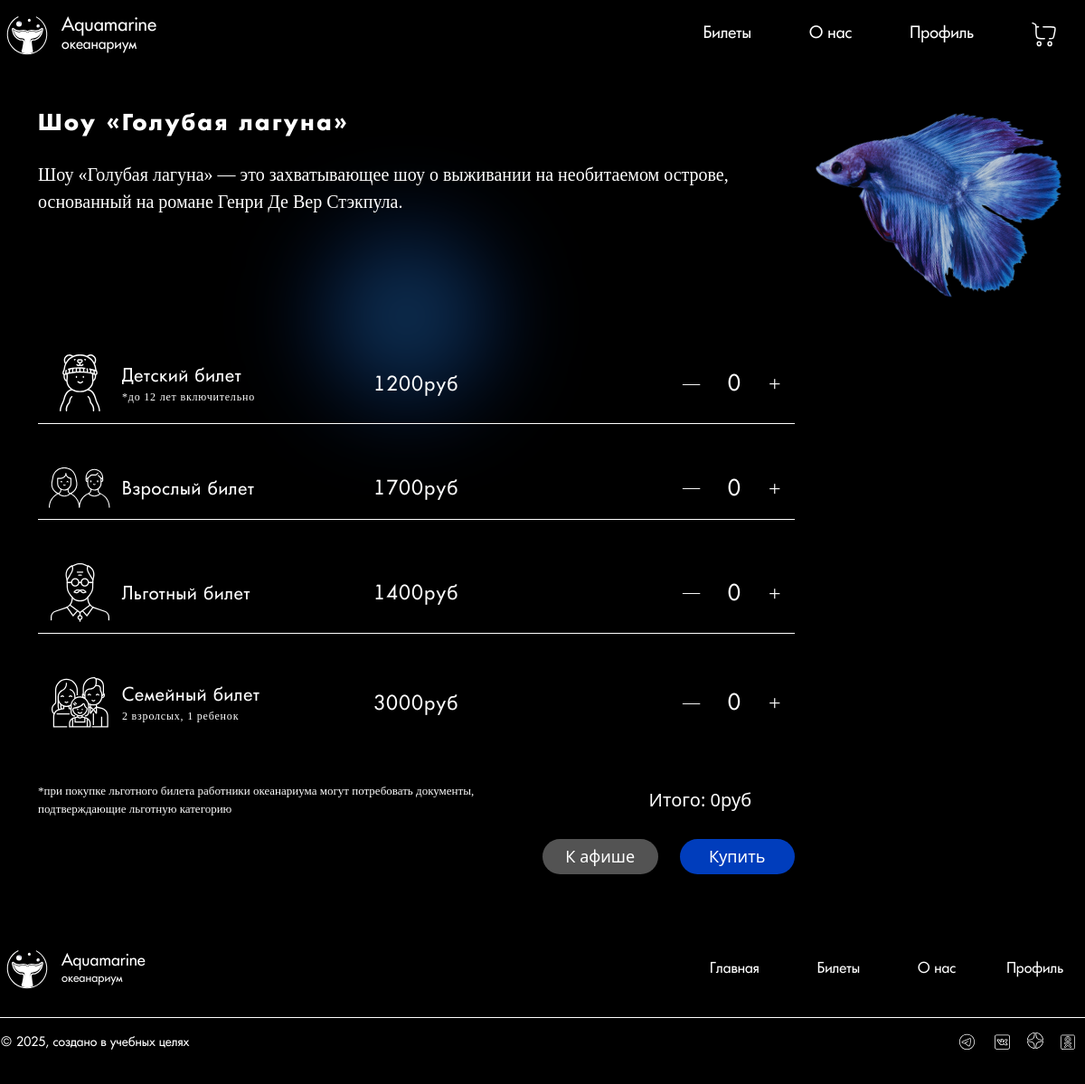
The app's page /php/pages/ticket.php?id=1 with its own data.
### tables this page shows
CREATE TABLE `events` (
  `idEvent` int(11) NOT NULL,
  `nameEvent` varchar(50) NOT NULL,
  `descriptionEvent` varchar(255) NOT NULL,
  `ticketsEvent` tinyint(1) NOT NULL,
  `idCategory` int(11) NOT NULL,
  `imgEvent` varchar(255) NOT NULL
);

CREATE TABLE `event_cost` (
  `idEventCost` int(11) NOT NULL,
  `idEvent` int(11) NOT NULL,
  `idTicketType` int(11) NOT NULL,
  `cost` int(11) NOT NULL
);

CREATE TABLE `category_ticket` (
  `idCategory` int(11) NOT NULL,
  `nameCategory` varchar(50) NOT NULL,
  `descCategory` varchar(255) NOT NULL,
  `imgCategory` varchar(255) NOT NULL
);

### php/pages/ticket.php (the view, shortened to what this page needs)
<!DOCTYPE html>
<html lang="en">
<head>
    <link rel="stylesheet" href="https://cdn.jsdelivr.net/npm/swiper@8/swiper-bundle.min.css">
    <link rel="stylesheet" href="/bootstrap-5.3.3-dist/css/bootstrap.min.css">
    <link rel="stylesheet" href="/style/ticketPage.css">
    <link rel="stylesheet" href="/style/headerAndFooter.css">
    <link rel="stylesheet" href="/style/reset.css">
    <link rel="stylesheet" href="/style/mainStyle.css">
</head>
<body>
    <?php
    $root = $_SERVER['DOCUMENT_ROOT'];
    include "$root/php/pages/header.php"
        ?>
    <main>
        <div class="container">
            <?php
            $idTicket = $_GET['id'];
            $link = new mysqli("localhost", "root", "", "aquarium");
            $query = "SELECT DISTINCT event_cost.idEventCost, event_cost.idEvent, event_cost.idTicketType, event_cost.cost, category_ticket.nameCategory, category_ticket.descCategory, category_ticket.imgCategory, events.descriptionEvent, events.nameEvent FROM event_cost
            JOIN category_ticket ON event_cost.idTicketType = category_ticket.idCategory
            JOIN events ON event_cost.idEvent = events.idEvent
            WHERE event_cost.idEvent = $idTicket";
            $res = mysqli_query($link, $query);
            $tickets = [];
            while ($ticket = $res->fetch_assoc()) {
                array_push($tickets, $ticket);
            }
            ?>
            <?php
            $query = "SELECT events.descriptionEvent, events.nameEvent FROM events WHERE idEvent = $idTicket";
            $resInfo = mysqli_query($link, $query);
            $ticketInfo = $resInfo->fetch_assoc();
            ?>
            <div class="main-desc row mt-5">
                <div class="col-md-9 col-12">
                    <div class="main-desc__name"><?= $ticketInfo['nameEvent'] ?></div>
                    <div class="main-desc__desc mt-4"><?= $ticketInfo['descriptionEvent'] ?></div>
                </div>
                <div class="col-md-3">
                    <img src="/img/ticketPage/fish.png" alt="fish" class="main-desc__img  d-none d-md-block">
                </div>
            </div>
            <div class="circle row__circle_extra-small"></div>
            <form action="/php/actions/addTicketsToDB.php" method="post" onsubmit="updateHiddenFields()">
                <?php
                foreach ($tickets as $ticket):
                    ?>
                    <div class="ticket-row d-flex mb-5 col-12 col-lg-9">
                        <div class="ticket-row__name-ticket col-lg-5 col-xl-4 col-5 d-flex">
                            <div class="col-4 ticket-row__img  d-flex justify-content-center align-items-center">
                                <img src="<?= $ticket['imgCategory'] ?>" alt="<?= $ticket['nameCategory'] ?>"
                                    class="img-ticket">
                            </div>
                            <div class="col-lg-8 col-8 ticket-row__name d-flex flex-column justify-content-center">
                                <div class="ticket-row__name_title"><?= $ticket['nameCategory'] ?></div>
                                <div class="ticket-row__name_desc"><?= $ticket['descCategory'] ?></div>
                            </div>
                        </div>
                        <div
                            class="col-3 col-lg-2 offset-xl-1 offset-xxl-0 d-flex justify-content-center align-items-center">
                            <span name="cost" class="ticket-row__cost"><?= $ticket['cost'] ?> </span>
                            <span class="ticket-row__cost_currency">руб</span>
                        </div>
                        <div
                            class="ticket-row__btns col-3 col-md-2 col-lg-2  offset-1 offset-sm-1 offset-md-2 offset-lg-3 offset-xxl-4 d-flex justify-content-around align-items-center">
                            <button type="button" name="minus" class="ticket-row__btn ticket-row__btn_minus"> — </button>
                            <span name="count" class="ticket-row__count-ticket">0</span>
                            <button type="button" name="plus" class="ticket-row__btn ticket-row__btn_plus"> + </button>
                        </div>
                    </div>
                <?php endforeach; ?>
                <div class="d-flex col-12 col-lg-9 justify-content-between align-items-center">
                    <div class="footnote col-7">*при покупке льготного билета работники океанариума могут потребовать
                        документы, подтверждающие льготную категорию</div>
                    <div class=" col-3 col-xl-3 text-center">
                        <span class="text-total">Итого: </span>
                        <div class="total d-inline">
                            0руб
                        </div>
                    </div>
                </div>
                <div class="col-12 col-lg-9 d-flex justify-content-end mt-4">
                    <div class="btn-wrapper col-8 col-sm-6 col-md-5 col-xl-4 d-flex">
                        <button type="submit" class="btn btns-ticket btn-exit w-100" value="to_tickets" name="action">К
                            афише</button>
                        <button type="submit" class="btn btns-ticket btn-buy w-100 ms-4" value="to_cart"
                            name="action">Купить</button>
                    </div>
                </div>
            </form>
        </div>
        <div class="alert-wrapper d-flex justify-content-end col-12">
        </div>
    </main>
    <?php
    $root = $_SERVER['DOCUMENT_ROOT'];
    include "$root/php/pages/footer.php"
        ?>
</body>
</html>

### style/ticketPage.css (style rules this page uses)
html, body { height: 100%; }
body { display: flex; flex-direction: column; min-height: 100vh; background-color: #000; color: #FFFFFF; }
main { flex: 1; margin-top: 70px; }
.main-desc { margin-bottom: clamp(35px, 10vw, 70px); }
.main-desc .main-desc__img { transform: rotate(12deg); width: auto; height: clamp(130px, 17vw, 230px); }
.main-desc .main-desc__name { font-family: "Futurica ExtraBold", "sans-serif"; font-size: clamp(24px, 2vw, 35px); letter-spacing: 2.5px; }
.main-desc .main-desc__desc { font-family: "Futurica Light", "sans-serif"; font-size: clamp(12px, 1.8vw, 20px); }
.ticket-row { padding-bottom: 12px; font-family: "Futurica Regular", "sans-serif"; border-bottom: 1px solid #FFFFFF; }
.ticket-row__name { font-size: clamp(12px, 2vw, 20px); letter-spacing: 0.8px; }
.ticket-row__name_desc { font-family: "Futurica Light", "sans-serif"; font-size: clamp(8px, 2vw, 12px); }
.ticket-row__cost, .ticket-row__cost_currency { font-size: clamp(12px, 1.8vw, 22px); letter-spacing: 1.5px; }
.ticket-row__btns .ticket-row__count-ticket { font-size: clamp(14px, 2vw, 24px); }
.ticket-row__btns .ticket-row__btn { background-color: transparent !important; color: #FFFFFF; font-family: "Futurica Light", "sans-serif"; font-size: clamp(14px, 2vw, 35px); }
.ticket-row__btns .ticket-row__btn_minus { font-size: clamp(10px, 1.6vw, 21px); background-color: transparent; }
.footnote { font-family: "Futurica Light", "sans-serif"; font-size: clamp(10px, 1.6vw, 13px); }
.total, .text-total { font-size: clamp(15px, 2.2vw, 20px); }
.btns-ticket { color: #FFFFFF; border: none; border-radius: 30px; font-size: clamp(12px, 2vw, 18px); }
.btn-buy { background-color: rgb(0, 61, 188); }
.btn-exit { background-color: rgb(83, 83, 83); }
.circle { display: block; position: absolute; background: radial-gradient(rgba(67, 171, 225, 0.4) 0%, rgba(0, 28, 86, 0.8) 70%); border-radius: 50%; filter: blur(50px); }
.row__circle_extra-small { z-index: -1; left: 350px; top: 250px; height: clamp(50px, 50vw, 200px); width: clamp(50px, 50vw, 200px); }

### style/headerAndFooter.css (style rules this page uses)
html, body { height: 100%; }
body { display: flex; flex-direction: column; min-height: 100vh; background-color: #000; color: #FFFFFF; }
main { flex: 1; margin-top: 70px; }

### style/mainStyle.css (style rules this page uses)
html, body { height: 100%; }
body { display: flex; flex-direction: column; min-height: 100vh; background-color: #000; color: #FFFFFF; }
main { flex: 1; margin-top: 70px; }

### records on screen
events: nameEvent "Шоу «Голубая лагуна»", descriptionEvent "Шоу «Голубая лагуна» — это захватывающee шоу о выживании на необитаемом острове, основанный на романе Генри Де Вер Стэкпула."
event_cost: shows a picture, idTicketType.nameCategory "Детский билет", idTicketType.descCategory "*до 12 лет включительно", cost "1200"
event_cost: shows a picture, idTicketType.nameCategory "Взрослый билет", cost "1700"
event_cost: shows a picture, idTicketType.nameCategory "Льготный билет", cost "1400"
event_cost: shows a picture, idTicketType.nameCategory "Семейный билет", idTicketType.descCategory "2 взролсых, 1 ребенок", cost "3000"
